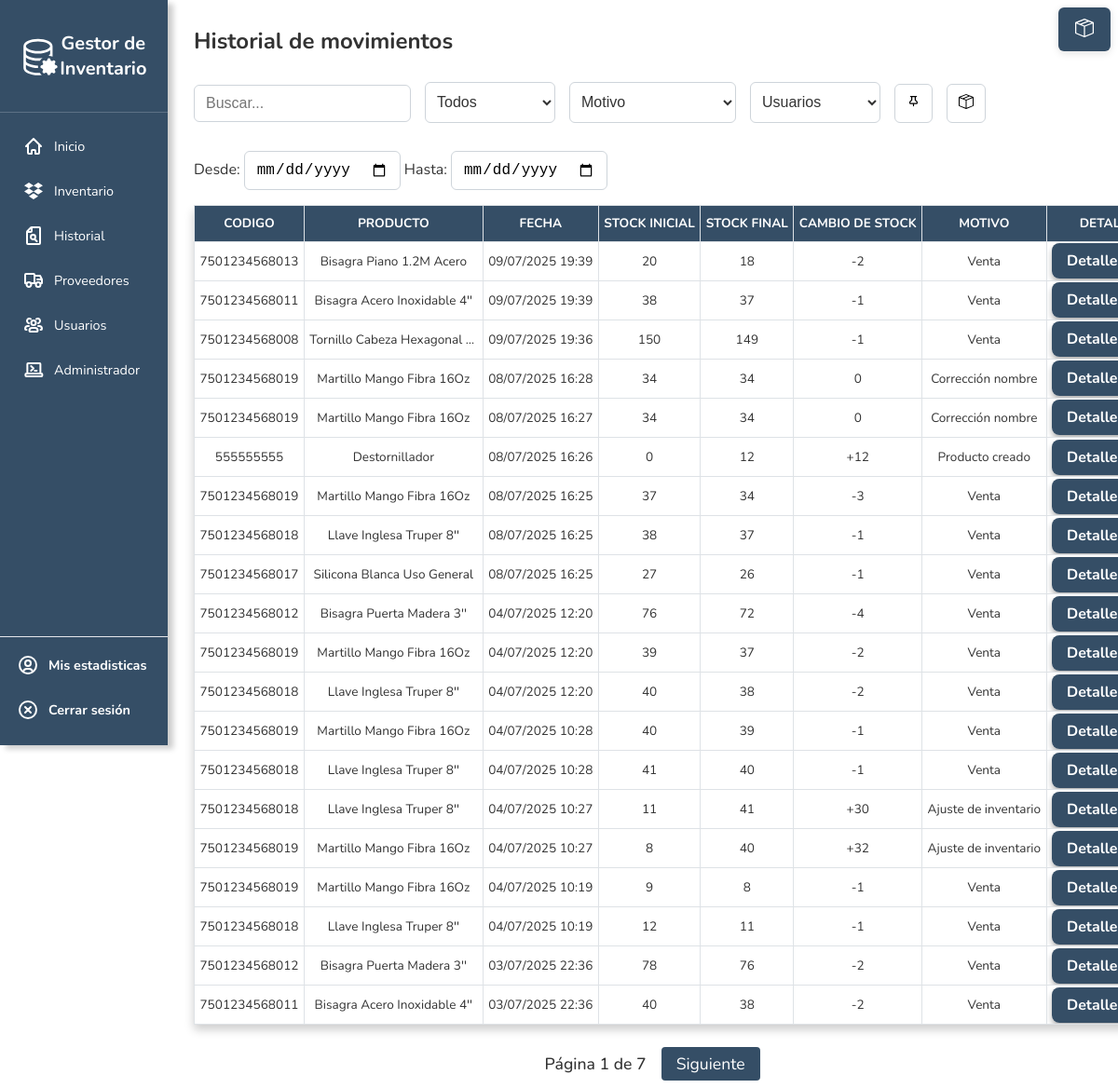
/historial/ (signed in), run on the app's committed database.
### inventory/models.py (models this page shows, shortened)
class HistorialMovimiento(models.Model):
    producto_id = models.IntegerField()
    nombre_producto = models.CharField(max_length=200)
    tipo_producto = models.CharField(max_length=50)
    codigo_barras = models.CharField(max_length=100, blank=True, null=True)
    fecha = models.DateTimeField(default=now)
    cambio_stock = models.IntegerField()
    stock_final = models.IntegerField()
    motivo = models.CharField(max_length=255, blank=True)
    usuario = models.ForeignKey(User, on_delete=models.SET_NULL, null=True, blank=True)
    precio = models.IntegerField()  # Assuming you want to track the price in the history
    boleta_codigo = models.CharField(max_length=32, blank=True, null=True, help_text="Código de boleta chileno (opcional)")

### inventory/views.py (the view)
# urls.py: path('historial', historial, name='historial'),
@login_required
def historial(request):
    query = request.GET.get('q', '')
    product_type_filter = request.GET.get('type', '')
    user_filter = request.GET.get('user', '')
    motivo_filter = request.GET.get('motivo', '')
    start_date = request.GET.get('start')
    end_date = request.GET.get('end')
    movimientos = HistorialMovimiento.objects.select_related('usuario').all().order_by('-fecha')
    if query:
        movimientos = movimientos.filter(
            Q(nombre_producto__icontains=query) |
            Q(codigo_barras__icontains=query)
        )
    if product_type_filter:
        movimientos = movimientos.filter(tipo_producto=product_type_filter)
    if user_filter:
        movimientos = movimientos.filter(usuario__username=user_filter)
    if motivo_filter:
        movimientos = movimientos.filter(motivo=motivo_filter)
    if start_date:
        try:
            start_date = datetime.strptime(start_date, '%Y-%m-%d').date()
            movimientos = movimientos.filter(fecha__date__gte=start_date)
        except ValueError:
            pass
    if end_date:
        try:
            end_date = datetime.strptime(end_date, '%Y-%m-%d').date()
            movimientos = movimientos.filter(fecha__date__lte=end_date)
        except ValueError:
            pass
    for mov in movimientos:
        mov.stock_inicial = mov.stock_final - mov.cambio_stock
    paginator = Paginator(movimientos, 20)
    page_number = request.GET.get('page')
    movimientos = paginator.get_page(page_number)
    product_types = HistorialMovimiento.objects.values_list('tipo_producto', flat=True).distinct().order_by('tipo_producto')
    user_ids = HistorialMovimiento.objects.exclude(usuario__isnull=True).values_list('usuario_id', flat=True).distinct()
    users = User.objects.filter(id__in=user_ids).order_by('username')
    motivos = HistorialMovimiento.objects.values_list('motivo', flat=True).distinct().order_by('motivo')
    context = {
        'movimientos': movimientos,
        'product_types': product_types,
        'users': users,
        'motivos': motivos,
        'current_query': query,
        'current_type': product_type_filter,
        'current_user': user_filter,
        'current_motivo': motivo_filter,
        'current_start': request.GET.get('start', ''),
        'current_end': request.GET.get('end', ''),
    }
    return render(request, 'inv/historial.html', context)

### inventory/templates/inv/historial.html (shortened to what this page needs)
{% extends 'inv/base.html' %}
{% load static %}
{% block body %}
<h2>Historial de movimientos</h2>
<div class="container-set-inventory">
  <div class="add_buttons">
    <div class="inventory-left">
      <div class="button-group">
        <input type="text" id="searchInput" name="q" placeholder="Buscar..." class="form-control" value="{{ current_query }}" />
      </div>
      <div class="button-group">
        <select id="filterType" class="form-select" name="type" onchange="updateHistorialTable()">
          <option value="">Todos</option>
        </select>
        <select id="filterMotivo" class="form-select" name="motivo" onchange="updateHistorialTable()" >
          <option value="">Motivo</option>
        </select>
        {% if user.is_staff %}
        <select id="filterUser" class="form-select" name="user" onchange="updateHistorialTable()">
          <option value="">Usuarios</option>
        </select>
        {% endif %}
        <button type="submit" class="dynamic-table-button"></button>
        <button type="button" class="dynamic-table-button" id="showCartSalesBtn">
        </button>
      </div>
    </div>
    <div class="button-group-2">
      <label for="startDate">Desde:</label>
      <input type="date" id="startDate" class="form-control">
      <label for="endDate">Hasta:</label>
      <input type="date" id="endDate" class="form-control">
    </div>
  </div>
</div>
<div id="tablaHistorial">
  {% include 'inv/tabla_historial.html' %}
</div>
{% include 'inv/cart_panel.html' %}
{% endblock %}

### inventory/templates/inv/tabla_historial.html (shortened to what this page needs)
<table class="table table-striped">
  <thead>
    <tr>
      <th>Codigo</th>
      <th>Producto</th>
      <th>Fecha</th>
      <th>Stock Inicial</th>
      <th>Stock Final</th>
      <th>Cambio de Stock</th>
      <th>Motivo</th>
      <th>Detalle</th>
    </tr>
  </thead>
  <tbody>
    {% for mov in movimientos %}
    <tr>
      <td>{{ mov.codigo_barras }}</td>
      <td style="max-width: 180px; word-wrap: break-word; overflow: hidden; text-overflow: ellipsis; white-space: nowrap;" title="{{ mov.nombre_producto }}">
        {{ mov.nombre_producto|truncatechars:35 }}
      </td>
      <td>{{ mov.fecha|date:"d/m/Y H:i"}}</td>
      <td>
        {% if mov.stock_inicial %}
        {{ mov.stock_inicial }}
        {% else %}
        {{ mov.stock_final|add:mov.cambio_stock|add:"-"|add:mov.cambio_stock|add:"-"|add:mov.cambio_stock|default:0 }}
        {% endif %}
      </td>
      <td>{{ mov.stock_final }}</td>
      <td>{% if mov.cambio_stock > 0 %}+{% endif %}{{ mov.cambio_stock }}</td>
      <td>{{ mov.motivo }}</td>
      <td style="padding-right:30px;">
        <a href="{% url 'detalle_historial' mov.pk %}" class="btn-detalles">Detalles</a>
      </td>
    </tr>
    {% empty %}
    <tr>
      <td colspan="9">No hay movimientos.</td>
    </tr>
    {% endfor %}
  </tbody>
</table>
<div class="pagination">
  <span>Página {{ movimientos.number }} de {{ movimientos.paginator.num_pages }}</span>
  {% if movimientos.has_next %}
  <a
    href="?page={{ movimientos.next_page_number }}&q={{ current_query }}&type={{ current_type }}&user={{ current_user }}&start={{ current_start }}&end={{ current_end }}">Siguiente</a>
  {% endif %}
</div>

### inventory/static/css/style.css (style rules this page uses)
html, body { overflow-x: hidden; font-family: 'Nunito', Arial, sans-serif; background-color: #ffffff; color: #333; margin: 0; padding: 0; }
.btn-detalles { align-items: center; border-radius: 1vh; text-decoration: none; font-size: 1rem; padding: 1vh 2vh; font-weight: bold; background-color: #354e66; color: white; box-shadow: 0 4px 6px rgba(0, 0, 0, 0.3); }
.table { border-left: 1px solid #dee2e6; border-right: 1px solid #dee2e6; border-collapse: collapse; width: 100%; background-color: white; overflow-x: auto; margin-top: 2vh; box-shadow: 0 0.4rem 0.6rem rgba(0, 0, 0, 0.2); }
.table th { border-collapse: collapse; background-color: #354e66; color: white; text-align: center; padding: 1em; font-weight: bold; text-transform: uppercase; font-size: 1rem; }
.table td { text-align: center; padding: 1em; vertical-align: middle; border-bottom: 1px solid #dee2e6; font-size: 1rem; }
.button-group { display: flex; gap: 0; margin-bottom: 20px; }
.table { width: 100%; border-collapse: collapse; }
.table th, .table td { overflow: hidden; text-overflow: ellipsis; white-space: nowrap; vertical-align: middle; border: 1px solid #dee2e6; }
.table th { background-color: #354e66 !important; color: white; position: relative; }
@media (max-width: 1366px) { .table th, .table td { padding: 0.8em 0.5em; font-size: 0.9rem; } }
@media (max-width: 1280px) { .table th, .table td { padding: 0.7em 0.4em; font-size: 0.85rem; } }
.button-group { display: flex; gap: 15px; margin-bottom: 20px; }
.button-group-2 { display: inline-block; margin-right: 10px; vertical-align: middle; }
button.dynamic-table-button { background-color: white; border-radius: 6px; border: 1px solid #ced4da; padding: 10px 12px; font-size: 1rem; margin-top: 10px; transition: border-color 0.2s; }
.form-select { padding: 6px 12px; border: 1px solid #ced4da; border-radius: 4px; background: #fff; font-size: 1rem; color: #333; min-width: 140px; outline: none; transition: border-color 0.2s; }
.form-control { border-radius: 6px; border: 1px solid #ced4da; padding: 10px 12px; font-size: 1rem; margin-top: 10px; transition: border-color 0.2s; }
.add_buttons select#filterType { border-radius: 6px; border: 1px solid #ced4da; padding: 1vh; font-size: 1rem; margin-top: 1vh; transition: border-color 0.2s; }
.add_buttons select#filterUser { border-radius: 6px; border: 1px solid #ced4da; padding: 1vh; font-size: 1rem; margin-top: 1vh; transition: border-color 0.2s; }
.add_buttons select#filterMotivo { border-radius: 6px; border: 1px solid #ced4da; padding: 1vh; font-size: 1rem; margin-top: 1vh; transition: border-color 0.2s; }
.add_buttons { display: flex; justify-content: space-between; align-items: center; flex-wrap: wrap; }
.inventory-left { display: flex; align-items: center; gap: 15px; }
.pagination { display: flex; justify-content: center; align-items: center; margin-top: 24px; gap: 16px; font-size: 1.1em; }
.pagination a { color: #fff; background: #354e66; padding: 6px 16px; border-radius: 4px; text-decoration: none; transition: background 0.2s; }
.pagination span { color: #333; font-weight: 500; }

### data on the page
HistorialMovimiento: codigo_barras "7501234568013", nombre_producto "Bisagra Piano 1.2M Acero", fecha "09/07/2025 19:39", stock_inicial "20", stock_final "18", cambio_stock "-2", motivo "Venta"
HistorialMovimiento: codigo_barras "7501234568011", nombre_producto "Bisagra Acero Inoxidable 4''", fecha "09/07/2025 19:39", stock_inicial "38", stock_final "37", cambio_stock "-1", motivo "Venta"
HistorialMovimiento: codigo_barras "7501234568008", nombre_producto "Tornillo Cabeza Hexagonal…", fecha "09/07/2025 19:36", stock_inicial "150", stock_final "149", cambio_stock "-1", motivo "Venta"
HistorialMovimiento: codigo_barras "7501234568019", nombre_producto "Martillo Mango Fibra 16Oz", fecha "08/07/2025 16:28", stock_inicial "34", stock_final "34", cambio_stock "0", motivo "Corrección nombre"
HistorialMovimiento: codigo_barras "7501234568019", nombre_producto "Martillo Mango Fibra 16Oz", fecha "08/07/2025 16:27", stock_inicial "34", stock_final "34", cambio_stock "0", motivo "Corrección nombre"
HistorialMovimiento: codigo_barras "555555555", nombre_producto "Destornillador", fecha "08/07/2025 16:26", stock_final|add "0", stock_final "12", cambio_stock "12", motivo "Producto creado"
HistorialMovimiento: codigo_barras "7501234568019", nombre_producto "Martillo Mango Fibra 16Oz", fecha "08/07/2025 16:25", stock_inicial "37", stock_final "34", cambio_stock "-3", motivo "Venta"
HistorialMovimiento: codigo_barras "7501234568018", nombre_producto "Llave Inglesa Truper 8''", fecha "08/07/2025 16:25", stock_inicial "38", stock_final "37", cambio_stock "-1", motivo "Venta"
HistorialMovimiento: codigo_barras "7501234568017", nombre_producto "Silicona Blanca Uso General", fecha "08/07/2025 16:25", stock_inicial "27", stock_final "26", cambio_stock "-1", motivo "Venta"
HistorialMovimiento: codigo_barras "7501234568012", nombre_producto "Bisagra Puerta Madera 3''", fecha "04/07/2025 12:20", stock_inicial "76", stock_final "72", cambio_stock "-4", motivo "Venta"
HistorialMovimiento: codigo_barras "7501234568019", nombre_producto "Martillo Mango Fibra 16Oz", fecha "04/07/2025 12:20", stock_inicial "39", stock_final "37", cambio_stock "-2", motivo "Venta"
HistorialMovimiento: codigo_barras "7501234568018", nombre_producto "Llave Inglesa Truper 8''", fecha "04/07/2025 12:20", stock_inicial "40", stock_final "38", cambio_stock "-2", motivo "Venta"
HistorialMovimiento: codigo_barras "7501234568019", nombre_producto "Martillo Mango Fibra 16Oz", fecha "04/07/2025 10:28", stock_inicial "40", stock_final "39", cambio_stock "-1", motivo "Venta"
HistorialMovimiento: codigo_barras "7501234568018", nombre_producto "Llave Inglesa Truper 8''", fecha "04/07/2025 10:28", stock_inicial "41", stock_final "40", cambio_stock "-1", motivo "Venta"
HistorialMovimiento: codigo_barras "7501234568018", nombre_producto "Llave Inglesa Truper 8''", fecha "04/07/2025 10:27", stock_inicial "11", stock_final "41", cambio_stock "30", motivo "Ajuste de inventario"
HistorialMovimiento: codigo_barras "7501234568019", nombre_producto "Martillo Mango Fibra 16Oz", fecha "04/07/2025 10:27", stock_inicial "8", stock_final "40", cambio_stock "32", motivo "Ajuste de inventario"
HistorialMovimiento: codigo_barras "7501234568019", nombre_producto "Martillo Mango Fibra 16Oz", fecha "04/07/2025 10:19", stock_inicial "9", stock_final "8", cambio_stock "-1", motivo "Venta"
HistorialMovimiento: codigo_barras "7501234568018", nombre_producto "Llave Inglesa Truper 8''", fecha "04/07/2025 10:19", stock_inicial "12", stock_final "11", cambio_stock "-1", motivo "Venta"
HistorialMovimiento: codigo_barras "7501234568012", nombre_producto "Bisagra Puerta Madera 3''", fecha "03/07/2025 22:36", stock_inicial "78", stock_final "76", cambio_stock "-2", motivo "Venta"
HistorialMovimiento: codigo_barras "7501234568011", nombre_producto "Bisagra Acero Inoxidable 4''", fecha "03/07/2025 22:36", stock_inicial "40", stock_final "38", cambio_stock "-2", motivo "Venta"

### other printed values
{{ movimientos.number }} "1"
{{ movimientos.paginator.num_pages }} "7"
